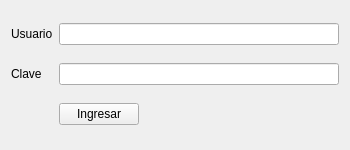
<?xml version="1.0" encoding="UTF-8"?>
<ui version="4.0">
 <class>Login</class>
 <widget class="QWidget" name="Login">
  <property name="geometry">
   <rect>
    <x>0</x>
    <y>0</y>
    <width>350</width>
    <height>150</height>
   </rect>
  </property>
  <property name="minimumSize">
   <size>
    <width>350</width>
    <height>150</height>
   </size>
  </property>
  <property name="maximumSize">
   <size>
    <width>350</width>
    <height>150</height>
   </size>
  </property>
  <property name="windowTitle">
   <string>Login</string>
  </property>
  <layout class="QGridLayout" name="gridLayout">
   <item row="1" column="0">
    <widget class="QLabel" name="lClave">
     <property name="text">
      <string>Clave</string>
     </property>
    </widget>
   </item>
   <item row="2" column="1">
    <widget class="QPushButton" name="pbIngresar">
     <property name="focusPolicy">
      <enum>Qt::NoFocus</enum>
     </property>
     <property name="text">
      <string>Ingresar</string>
     </property>
    </widget>
   </item>
   <item row="0" column="0">
    <widget class="QLabel" name="lUsuario">
     <property name="text">
      <string>Usuario</string>
     </property>
    </widget>
   </item>
   <item row="2" column="2">
    <spacer name="horizontalSpacer">
     <property name="orientation">
      <enum>Qt::Horizontal</enum>
     </property>
     <property name="sizeHint" stdset="0">
      <size>
       <width>40</width>
       <height>20</height>
      </size>
     </property>
    </spacer>
   </item>
   <item row="1" column="1" colspan="2">
    <widget class="QLineEdit" name="leClave">
     <property name="echoMode">
      <enum>QLineEdit::Password</enum>
     </property>
    </widget>
   </item>
   <item row="0" column="1" colspan="2">
    <widget class="QLineEdit" name="leUsuario"/>
   </item>
  </layout>
 </widget>
 <tabstops>
  <tabstop>leUsuario</tabstop>
  <tabstop>leClave</tabstop>
 </tabstops>
 <resources/>
 <connections/>
</ui>
